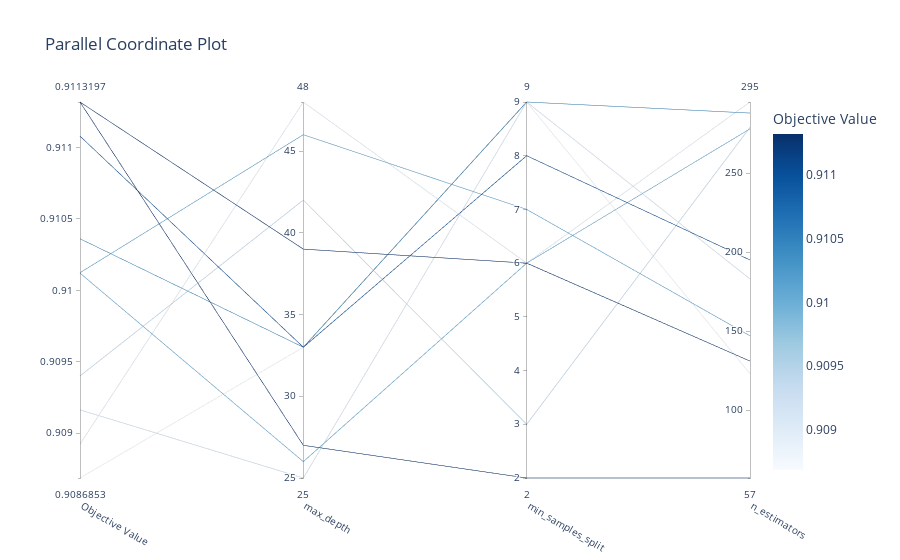

Here is the notebook cell this chart was saved with:
### Markdown cell above
**Plot 3:** Parameter interactions

### Code cell
vis.plot_parallel_coordinate(study).show()

### Figure 1 — Plotly figure (JSON) as saved in the notebook; plotly's stock layout.template omitted (floating-point values rounded to 4 significant figures)
{"data": [{"dimensions": [{"label": "Objective Value", "range": [0.9087, 0.9113], "values": [0.9101, 0.9113, 0.9094, 0.9111, 0.9104, 0.9101, 0.9113, 0.9089, 0.9087, 0.9092]}, {"label": "max_depth", "range": [25, 48], "values": [26, 39, 42, 33, 33, 46, 27, 48, 33, 25]}, {"label": "min_samples_split", "range": [2, 9], "values": [6, 6, 3, 8, 9, 7, 2, 6, 9, 9]}, {"label": "n_estimators", "range": [57, 295], "values": [278, 131, 279, 195, 288, 147, 57, 295, 123, 183]}], "labelangle": 30, "labelside": "bottom", "line": {"color": [0.9101, 0.9113, 0.9094, 0.9111, 0.9104, 0.9101, 0.9113, 0.9089, 0.9087, 0.9092], "colorbar": {"title": {"text": "Objective Value"}}, "colorscale": [[0, "rgb(247,251,255)"], [0.125, "rgb(222,235,247)"], [0.25, "rgb(198,219,239)"], [0.375, "rgb(158,202,225)"], [0.5, "rgb(107,174,214)"], [0.625, "rgb(66,146,198)"], [0.75, "rgb(33,113,181)"], [0.875, "rgb(8,81,156)"], [1, "rgb(8,48,107)"]], "reversescale": false, "showscale": true}, "type": "parcoords"}], "layout": {"title": {"text": "Parallel Coordinate Plot"}}}
